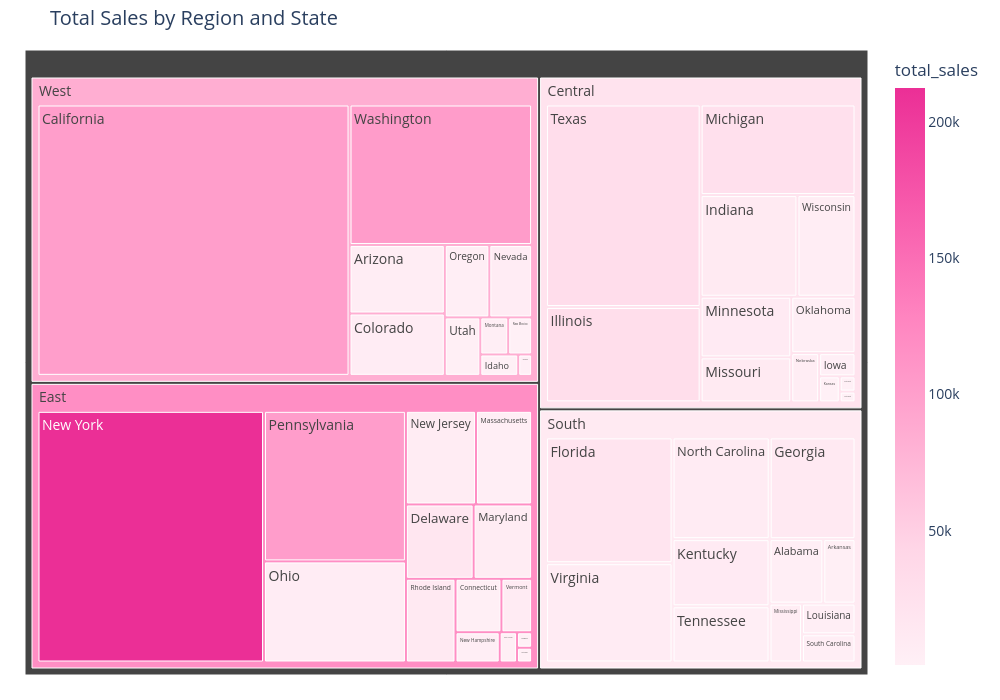

Notebook code for this chart:
### Markdown cell above
## Sales by region

### Code cell
import plotly.express as px

# Custom pink color scale
pink_scale = [
    [0.0, '#fff0f6'],   # lightest pink
    [0.2, '#ffd6e7'],
    [0.4, '#ffadd2'],
    [0.6, '#ff85c0'],
    [0.8, '#f759ab'],
    [1.0, '#eb2f96']     # darkest pink
]

fig = px.treemap(
    df_geo_sales,
    path=['region', 'state'],
    values='total_sales',
    color='total_sales',
    color_continuous_scale=pink_scale,  # Using our custom pink scale
    title='Total Sales by Region and State',
    width=1000,
    height=700
)

# Optional: Adjust layout for better appearance
fig.update_layout(
    margin=dict(t=50, l=25, r=25, b=25),
    font=dict(size=14)
)

fig.show()

### Figure 1 — Plotly figure (JSON) as saved in the notebook; plotly's stock layout.template omitted (floating-point values rounded to 4 significant figures)
{"data": [{"branchvalues": "total", "customdata": [[3520.0], [5979.0], [3066.0], [101300.0], [6604.0], [2700.0], [16800.0], [2865.0], [19750.0], [11860.0], [1059.0], [30610.0], [11060.0], [1554.0], [694.7], [10060.0], [3757.0], [1076.0], [7968.0], [4624.0], [27330.0], [10550.0], [5595.0], [10900.0], [3873.0], [5506.0], [6573.0], [3786.0], [7929.0], [1441.0], [212400.0], [8138.0], [919.9], [7090.0], [4429.0], [3518.0], [102200.0], [12260.0], [4684.0], [1002.0], [4158.0], [31090.0], [2172.0], [8929.0], [9381.0], [103400.0], [1210.0], [6389.0], [1603.0], [22590.0], [117900.0], [10720.0], [84550.0]], "domain": {"x": [0, 1], "y": [0, 1]}, "hovertemplate": "labels=%{label}<br>total_sales_sum=%{value}<br>parent=%{parent}<br>id=%{id}<br>total_sales=%{color}<extra></extra>", "ids": ["South/Alabama", "West/Arizona", "South/Arkansas", "West/California", "West/Colorado", "East/Connecticut", "East/Delaware", "East/District of Columbia", "South/Florida", "South/Georgia", "West/Idaho", "Central/Illinois", "Central/Indiana", "Central/Iowa", "Central/Kansas", "South/Kentucky", "South/Louisiana", "East/Maine", "East/Maryland", "East/Massachusetts", "Central/Michigan", "Central/Minnesota", "South/Mississippi", "Central/Missouri", "West/Montana", "Central/Nebraska", "West/Nevada", "East/New Hampshire", "East/New Jersey", "West/New Mexico", "East/New York", "South/North Carolina", "Central/North Dakota", "East/Ohio", "Central/Oklahoma", "West/Oregon", "East/Pennsylvania", "East/Rhode Island", "South/South Carolina", "Central/South Dakota", "South/Tennessee", "Central/Texas", "West/Utah", "East/Vermont", "South/Virginia", "West/Washington", "East/West Virginia", "Central/Wisconsin", "West/Wyoming", "Central", "East", "South", "West"], "labels": ["Alabama", "Arizona", "Arkansas", "California", "Colorado", "Connecticut", "Delaware", "District of Columbia", "Florida", "Georgia", "Idaho", "Illinois", "Indiana", "Iowa", "Kansas", "Kentucky", "Louisiana", "Maine", "Maryland", "Massachusetts", "Michigan", "Minnesota", "Mississippi", "Missouri", "Montana", "Nebraska", "Nevada", "New Hampshire", "New Jersey", "New Mexico", "New York", "North Carolina", "North Dakota", "Ohio", "Oklahoma", "Oregon", "Pennsylvania", "Rhode Island", "South Carolina", "South Dakota", "Tennessee", "Texas", "Utah", "Vermont", "Virginia", "Washington", "West Virginia", "Wisconsin", "Wyoming", "Central", "East", "South", "West"], "marker": {"coloraxis": "coloraxis", "colors": [3520.0, 5979.0, 3066.0, 101300.0, 6604.0, 2700.0, 16800.0, 2865.0, 19750.0, 11860.0, 1059.0, 30610.0, 11060.0, 1554.0, 694.7, 10060.0, 3757.0, 1076.0, 7968.0, 4624.0, 27330.0, 10550.0, 5595.0, 10900.0, 3873.0, 5506.0, 6573.0, 3786.0, 7929.0, 1441.0, 212400.0, 8138.0, 919.9, 7090.0, 4429.0, 3518.0, 102200.0, 12260.0, 4684.0, 1002.0, 4158.0, 31090.0, 2172.0, 8929.0, 9381.0, 103400.0, 1210.0, 6389.0, 1603.0, 22590.0, 117900.0, 10720.0, 84550.0]}, "name": "", "parents": ["South", "West", "South", "West", "West", "East", "East", "East", "South", "South", "West", "Central", "Central", "Central", "Central", "South", "South", "East", "East", "East", "Central", "Central", "South", "Central", "West", "Central", "West", "East", "East", "West", "East", "South", "Central", "East", "Central", "West", "East", "East", "South", "Central", "South", "Central", "West", "East", "South", "West", "East", "Central", "West", "", "", "", ""], "type": "treemap", "values": [19510.0, 35280.0, 11680.0, 457700.0, 32110.0, 13380.0, 27450.0, 2865.0, 89470.0, 49100.0, 4382.0, 80170.0, 53560.0, 4580.0, 2914.0, 36590.0, 9217.0, 1271.0, 23710.0, 28630.0, 76270.0, 29860.0, 10770.0, 22210.0, 5589.0, 7465.0, 16730.0, 7293.0, 35760.0, 4784.0, 310900.0, 55600.0, 919.9, 78260.0, 19680.0, 17430.0, 116500.0, 22630.0, 8482.0, 1316.0, 30660.0, 170188, 11220.0, 8929.0, 70640.0, 138600.0, 1210.0, 32110.0, 1603.0, 501200.0, 678800.0, 391700.0, 725500.0]}], "layout": {"coloraxis": {"colorbar": {"title": {"text": "total_sales"}}, "colorscale": [[0, "#fff0f6"], [0.2, "#ffd6e7"], [0.4, "#ffadd2"], [0.6, "#ff85c0"], [0.8, "#f759ab"], [1, "#eb2f96"]]}, "font": {"size": 14}, "height": 700, "legend": {"tracegroupgap": 0}, "margin": {"b": 25, "l": 25, "r": 25, "t": 50}, "title": {"text": "Total Sales by Region and State"}, "width": 1000}}
